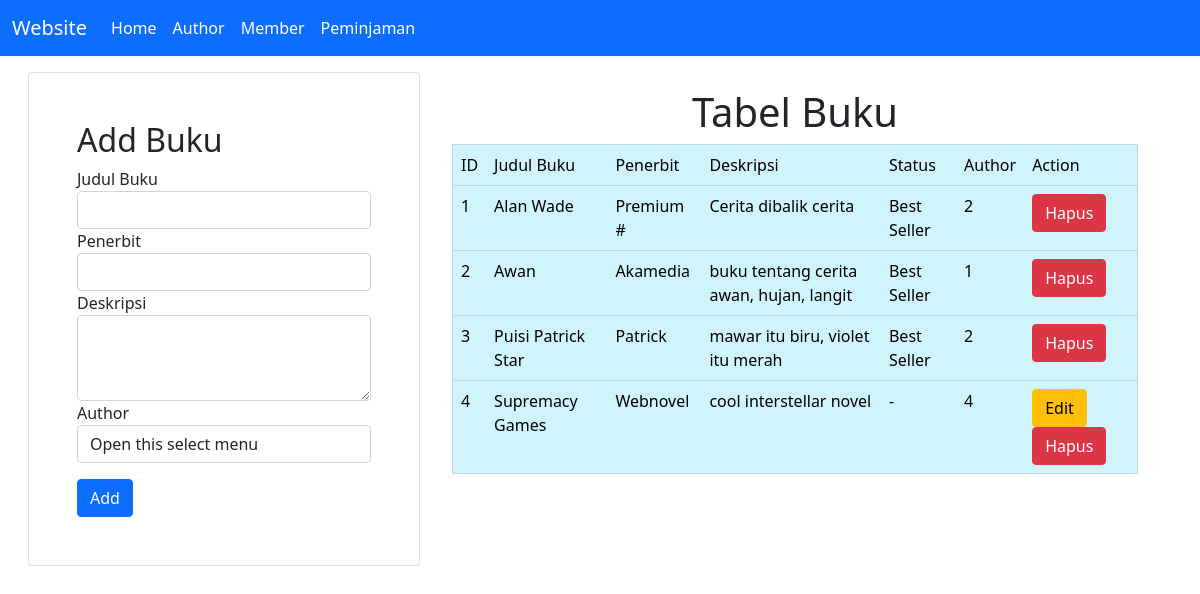
The page / on the database its author committed.
### tables this page shows
CREATE TABLE `buku` (
  `id_buku` int(11) NOT NULL,
  `judul_buku` varchar(100) NOT NULL,
  `penerbit` varchar(100) NOT NULL,
  `deskripsi` text NOT NULL,
  `status` varchar(50) NOT NULL,
  `id_author` int(11) NOT NULL
);

### conf.php (called while the page is built)
<?php
$db_host = "localhost";
$db_user = "root";
$db_pass = "";
$db_name = "db_dpbolp11";
?>

### includes/DB.class.php (called while the page is built, shortened)
<?php
class DB
{
    var $db_host = "";
    var $db_user = "";
    var $db_pass = "";
    var $db_name = "";
    var $db_link = "";
    var $result = 0;
    function __construct($db_host = '', $db_user = '', $db_pass = '', $db_name = '')
    {
        $this->db_host = $db_host;
        $this->db_user = $db_user;
        $this->db_pass = $db_pass;
        $this->db_name = $db_name;
    }
    function open()
    {
        $this->db_link = mysqli_connect($this->db_host, $this->db_user, $this->db_pass, $this->db_name);
    }
    function execute($query = "")
    {
        $this->result = mysqli_query($this->db_link, $query);
        return $this->result;
    }
    function getResult()
    {
        return mysqli_fetch_array($this->result);
    }
}
?>

### includes/Buku.class.php (called while the page is built, shortened)
<?php
class Buku extends DB
{
    function getBuku()
    {
        $query = "SELECT * FROM buku";
        return $this->execute($query);
    }
}
?>

### index.php (the view, shortened to what this page needs)
<?php
include("conf.php");
include("includes/Template.class.php");
include("includes/DB.class.php");
include("includes/Buku.class.php");
$buku = new Buku($db_host, $db_user, $db_pass, $db_name);
$buku->open();
$buku->getBuku();
$status = false;
$data = null;
$no = 1;
while (list($id, $judul, $penerbit, $deskripsi, $status, $id_author) = $buku->getResult()) {
    if ($status == "Best Seller") {
        $data .= "<tr>
            <td>" . $no++ . "</td>
            <td>" . $judul . "</td>
            <td>" . $penerbit . "</td>
            <td>" . $deskripsi . "</td>
            <td>" . $status . "</td>
            <td>" . $id_author . "</td>
            <td>
            <a href='index.php?id_hapus=" . $id . "' class='btn btn-danger' '>Hapus</a>
            </td>
            </tr>";
    }
    else {
        $data .= "<tr>
            <td>" . $no++ . "</td>
            <td>" . $judul . "</td>
            <td>" . $penerbit . "</td>
            <td>" . $deskripsi . "</td>
            <td>" . $status . "</td>
            <td>" . $id_author . "</td>
            <td>
            <a href='index.php?id_edit=" . $id .  "' class='btn btn-warning' '>Edit</a>
            <a href='index.php?id_hapus=" . $id . "' class='btn btn-danger' '>Hapus</a>
            </td>
            </tr>";
    }
}

### includes/Template.class.php (shortened to what this page needs)
<?php
class Template
{
    var $content = '';
    function __construct($filename='')
    {
        $this->content = implode('', @file($filename));
    }
    function clear()
    {
        $this->content = preg_replace("/DATA_[A-Z|_|0-9]+/", "", $this->content);
    }
    function write()
    {
        print $this->content;
    }
    function replace($old = '', $new = '')
    {
        if (is_int($new)) {
            $value = sprintf("%d", $new);
        }
        elseif (is_float($new)) {
            $value = sprintf("%f", $new);
        }
        elseif (is_array($new)) {
            $value = '';
            foreach ($new as $item) {
                $value .= $item. ' ';
            }
        }
        else {
            $value = $new;
        }
        $this->content = preg_replace("/$old/", $value, $this->content);
    }
}
?>

### rows shown on the page
buku: judul_buku "Alan Wade", penerbit "Premium #", deskripsi "Cerita dibalik cerita", status "Best Seller", id_author "2"
buku: judul_buku "Awan", penerbit "Akamedia", deskripsi "buku tentang cerita awan, hujan, langit", status "Best Seller", id_author "1"
buku: judul_buku "Puisi Patrick Star", penerbit "Patrick", deskripsi "mawar itu biru, violet itu merah", status "Best Seller", id_author "2"
buku: judul_buku "Supremacy Games", penerbit "Webnovel", deskripsi "cool interstellar novel", status "-", id_author "4"
